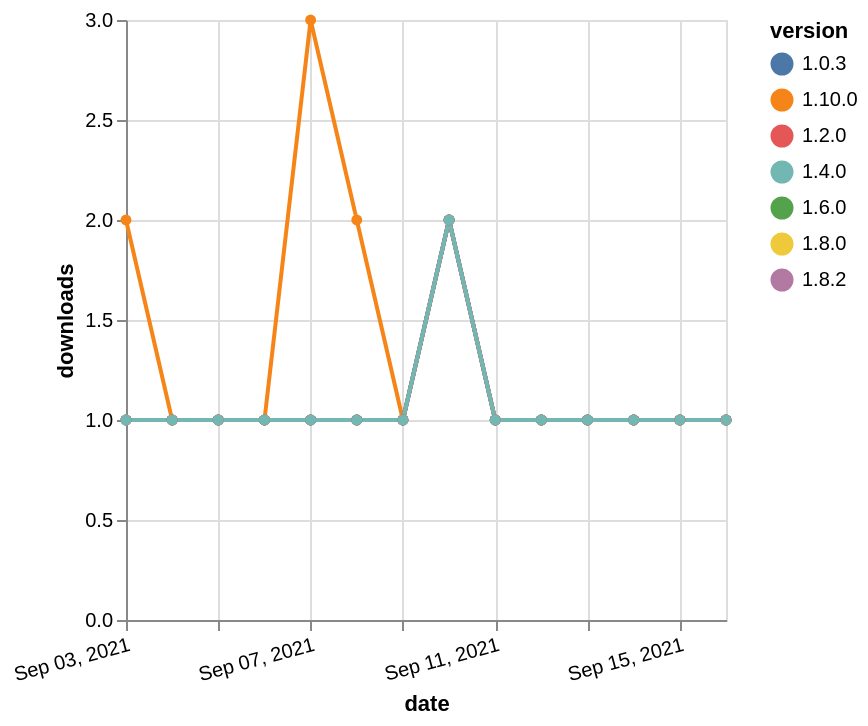

Express this chart as Vega-Lite.
### Vega-Lite specification from a JSON file in a GitHub repository (floating-point values rounded to 4 significant figures)
{"$schema": "https://vega.github.io/schema/vega-lite/v5.json", "description": "A simple bar chart with embedded data.", "data": {"values": [{"date": "2021-09-03", "total": 175, "delta": 1, "version": "1.6.0"}, {"date": "2021-09-04", "total": 176, "delta": 1, "version": "1.6.0"}, {"date": "2021-09-05", "total": 177, "delta": 1, "version": "1.6.0"}, {"date": "2021-09-06", "total": 178, "delta": 1, "version": "1.6.0"}, {"date": "2021-09-07", "total": 179, "delta": 1, "version": "1.6.0"}, {"date": "2021-09-08", "total": 180, "delta": 1, "version": "1.6.0"}, {"date": "2021-09-09", "total": 181, "delta": 1, "version": "1.6.0"}, {"date": "2021-09-10", "total": 183, "delta": 2, "version": "1.6.0"}, {"date": "2021-09-11", "total": 184, "delta": 1, "version": "1.6.0"}, {"date": "2021-09-12", "total": 185, "delta": 1, "version": "1.6.0"}, {"date": "2021-09-13", "total": 186, "delta": 1, "version": "1.6.0"}, {"date": "2021-09-14", "total": 187, "delta": 1, "version": "1.6.0"}, {"date": "2021-09-15", "total": 188, "delta": 1, "version": "1.6.0"}, {"date": "2021-09-16", "total": 189, "delta": 1, "version": "1.6.0"}, {"date": "2021-09-03", "total": 155, "delta": 1, "version": "1.8.0"}, {"date": "2021-09-04", "total": 156, "delta": 1, "version": "1.8.0"}, {"date": "2021-09-05", "total": 157, "delta": 1, "version": "1.8.0"}, {"date": "2021-09-06", "total": 158, "delta": 1, "version": "1.8.0"}, {"date": "2021-09-07", "total": 159, "delta": 1, "version": "1.8.0"}, {"date": "2021-09-08", "total": 160, "delta": 1, "version": "1.8.0"}, {"date": "2021-09-09", "total": 161, "delta": 1, "version": "1.8.0"}, {"date": "2021-09-10", "total": 163, "delta": 2, "version": "1.8.0"}, {"date": "2021-09-11", "total": 164, "delta": 1, "version": "1.8.0"}, {"date": "2021-09-12", "total": 165, "delta": 1, "version": "1.8.0"}, {"date": "2021-09-13", "total": 166, "delta": 1, "version": "1.8.0"}, {"date": "2021-09-14", "total": 167, "delta": 1, "version": "1.8.0"}, {"date": "2021-09-15", "total": 168, "delta": 1, "version": "1.8.0"}, {"date": "2021-09-16", "total": 169, "delta": 1, "version": "1.8.0"}, {"date": "2021-09-03", "total": 133, "delta": 2, "version": "1.10.0"}, {"date": "2021-09-04", "total": 134, "delta": 1, "version": "1.10.0"}, {"date": "2021-09-05", "total": 135, "delta": 1, "version": "1.10.0"}, {"date": "2021-09-06", "total": 136, "delta": 1, "version": "1.10.0"}, {"date": "2021-09-07", "total": 139, "delta": 3, "version": "1.10.0"}, {"date": "2021-09-08", "total": 141, "delta": 2, "version": "1.10.0"}, {"date": "2021-09-09", "total": 142, "delta": 1, "version": "1.10.0"}, {"date": "2021-09-10", "total": 144, "delta": 2, "version": "1.10.0"}, {"date": "2021-09-11", "total": 145, "delta": 1, "version": "1.10.0"}, {"date": "2021-09-12", "total": 146, "delta": 1, "version": "1.10.0"}, {"date": "2021-09-13", "total": 147, "delta": 1, "version": "1.10.0"}, {"date": "2021-09-14", "total": 148, "delta": 1, "version": "1.10.0"}, {"date": "2021-09-15", "total": 149, "delta": 1, "version": "1.10.0"}, {"date": "2021-09-16", "total": 150, "delta": 1, "version": "1.10.0"}, {"date": "2021-09-03", "total": 248, "delta": 1, "version": "1.0.3"}, {"date": "2021-09-04", "total": 249, "delta": 1, "version": "1.0.3"}, {"date": "2021-09-05", "total": 250, "delta": 1, "version": "1.0.3"}, {"date": "2021-09-06", "total": 251, "delta": 1, "version": "1.0.3"}, {"date": "2021-09-07", "total": 252, "delta": 1, "version": "1.0.3"}, {"date": "2021-09-08", "total": 253, "delta": 1, "version": "1.0.3"}, {"date": "2021-09-09", "total": 254, "delta": 1, "version": "1.0.3"}, {"date": "2021-09-10", "total": 256, "delta": 2, "version": "1.0.3"}, {"date": "2021-09-11", "total": 257, "delta": 1, "version": "1.0.3"}, {"date": "2021-09-12", "total": 258, "delta": 1, "version": "1.0.3"}, {"date": "2021-09-13", "total": 259, "delta": 1, "version": "1.0.3"}, {"date": "2021-09-14", "total": 260, "delta": 1, "version": "1.0.3"}, {"date": "2021-09-15", "total": 261, "delta": 1, "version": "1.0.3"}, {"date": "2021-09-16", "total": 262, "delta": 1, "version": "1.0.3"}, {"date": "2021-09-03", "total": 202, "delta": 1, "version": "1.2.0"}, {"date": "2021-09-04", "total": 203, "delta": 1, "version": "1.2.0"}, {"date": "2021-09-05", "total": 204, "delta": 1, "version": "1.2.0"}, {"date": "2021-09-06", "total": 205, "delta": 1, "version": "1.2.0"}, {"date": "2021-09-07", "total": 206, "delta": 1, "version": "1.2.0"}, {"date": "2021-09-08", "total": 207, "delta": 1, "version": "1.2.0"}, {"date": "2021-09-09", "total": 208, "delta": 1, "version": "1.2.0"}, {"date": "2021-09-10", "total": 210, "delta": 2, "version": "1.2.0"}, {"date": "2021-09-11", "total": 211, "delta": 1, "version": "1.2.0"}, {"date": "2021-09-12", "total": 212, "delta": 1, "version": "1.2.0"}, {"date": "2021-09-13", "total": 213, "delta": 1, "version": "1.2.0"}, {"date": "2021-09-14", "total": 214, "delta": 1, "version": "1.2.0"}, {"date": "2021-09-15", "total": 215, "delta": 1, "version": "1.2.0"}, {"date": "2021-09-16", "total": 216, "delta": 1, "version": "1.2.0"}, {"date": "2021-09-03", "total": 139, "delta": 1, "version": "1.8.2"}, {"date": "2021-09-04", "total": 140, "delta": 1, "version": "1.8.2"}, {"date": "2021-09-05", "total": 141, "delta": 1, "version": "1.8.2"}, {"date": "2021-09-06", "total": 142, "delta": 1, "version": "1.8.2"}, {"date": "2021-09-07", "total": 143, "delta": 1, "version": "1.8.2"}, {"date": "2021-09-08", "total": 144, "delta": 1, "version": "1.8.2"}, {"date": "2021-09-09", "total": 145, "delta": 1, "version": "1.8.2"}, {"date": "2021-09-10", "total": 147, "delta": 2, "version": "1.8.2"}, {"date": "2021-09-11", "total": 148, "delta": 1, "version": "1.8.2"}, {"date": "2021-09-12", "total": 149, "delta": 1, "version": "1.8.2"}, {"date": "2021-09-13", "total": 150, "delta": 1, "version": "1.8.2"}, {"date": "2021-09-14", "total": 151, "delta": 1, "version": "1.8.2"}, {"date": "2021-09-15", "total": 152, "delta": 1, "version": "1.8.2"}, {"date": "2021-09-16", "total": 153, "delta": 1, "version": "1.8.2"}, {"date": "2021-09-03", "total": 192, "delta": 1, "version": "1.4.0"}, {"date": "2021-09-04", "total": 193, "delta": 1, "version": "1.4.0"}, {"date": "2021-09-05", "total": 194, "delta": 1, "version": "1.4.0"}, {"date": "2021-09-06", "total": 195, "delta": 1, "version": "1.4.0"}, {"date": "2021-09-07", "total": 196, "delta": 1, "version": "1.4.0"}, {"date": "2021-09-08", "total": 197, "delta": 1, "version": "1.4.0"}, {"date": "2021-09-09", "total": 198, "delta": 1, "version": "1.4.0"}, {"date": "2021-09-10", "total": 200, "delta": 2, "version": "1.4.0"}, {"date": "2021-09-11", "total": 201, "delta": 1, "version": "1.4.0"}, {"date": "2021-09-12", "total": 202, "delta": 1, "version": "1.4.0"}, {"date": "2021-09-13", "total": 203, "delta": 1, "version": "1.4.0"}, {"date": "2021-09-14", "total": 204, "delta": 1, "version": "1.4.0"}, {"date": "2021-09-15", "total": 205, "delta": 1, "version": "1.4.0"}, {"date": "2021-09-16", "total": 206, "delta": 1, "version": "1.4.0"}]}, "width": "container", "mark": {"type": "line", "point": {"filled": true}}, "encoding": {"x": {"field": "date", "type": "temporal", "timeUnit": "yearmonthdate", "title": "date", "axis": {"labelAngle": -15}}, "y": {"field": "delta", "type": "quantitative", "title": "downloads"}, "color": {"field": "version", "type": "nominal"}, "tooltip": {"field": "delta"}}}
